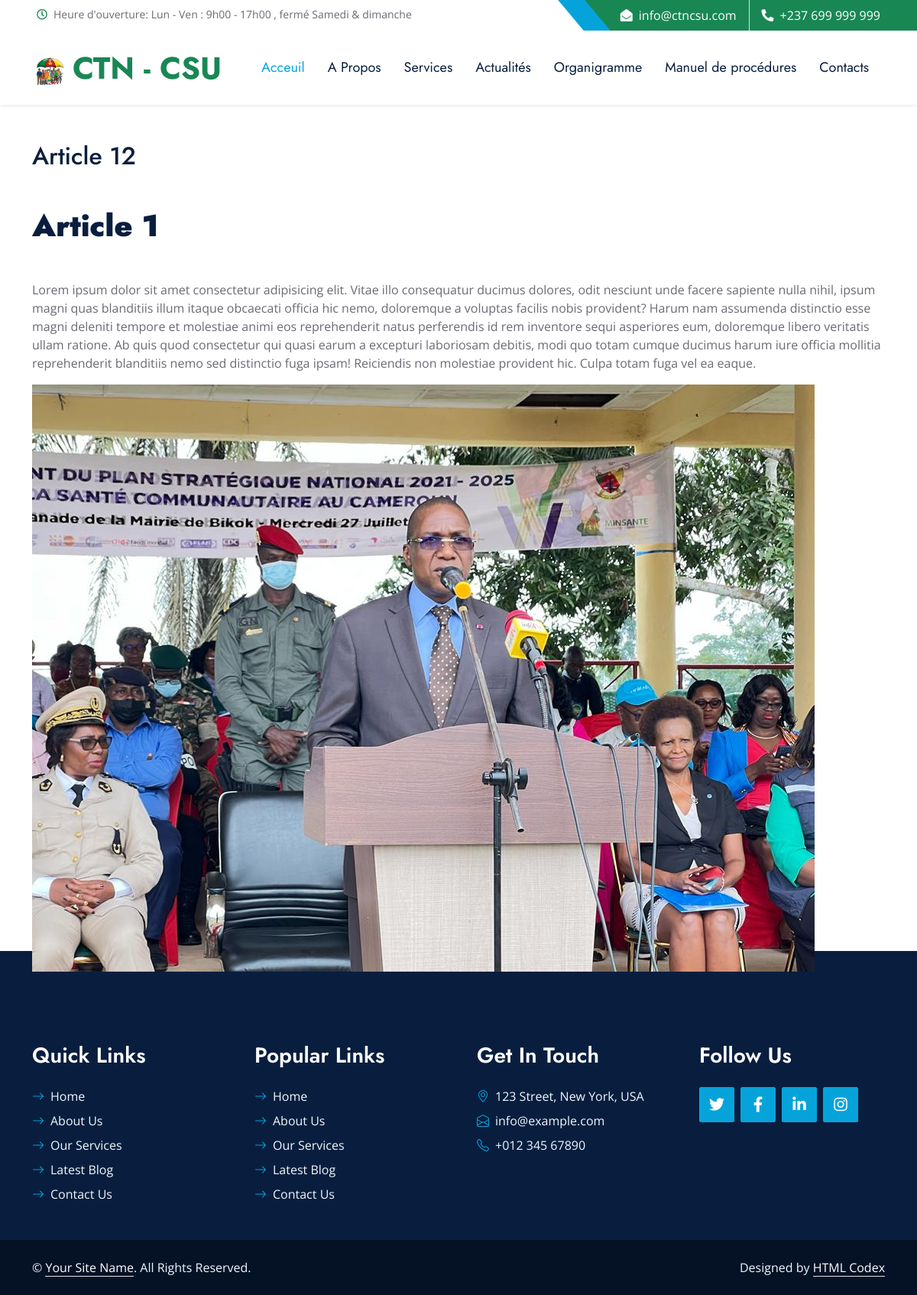
The page /article-12/ on the database its author committed.
### app/models.py (models this page shows, shortened)
class Article(models.Model):
    Titre  = models.CharField( max_length=255)
    Banniere = models.ImageField("Banière", upload_to='Banieres')
    contetu = RichTextUploadingField()
    created_date = models.DateField(auto_now_add=True)
    slug = models.SlugField(blank=True, unique = True)

### app/views.py (the view)
# urls.py: path("<slug:article_slug>/", article_details, name="article_details"),
def article_details(request, article_slug):
    context = {}
    article = get_object_or_404(Article, slug = article_slug)
    context['article'] = article
    return render(request,'website/article_details.html', context)

### templates/website/article_details.html (shortened to what this page needs)
{% extends 'website/layouts/base.html' %}
{% load static %}
{% block content %}
    <div class="container my-5">
        <div class="h2"> {{article.Titre}} </div>
        <div class="content my-5">
            {{article.contetu | safe}}
        </div>
    </div>
{% endblock content %}

### static/website/css/style.css (style rules this page uses)
:root { --primary: #06A3DA; --secondary: #F57E57; --light: #EEF9FF; --dark: #091E3E; }
h1, h2, .font-weight-bold { font-weight: 700 !important; }

### rows shown on the page
Article: Titre "Article 12", contetu "Article 1 Lorem ipsum dolor sit amet consectetur adipisicing elit. Vitae illo consequatur ducimus dolores, odit nesciunt unde facere sapiente nulla nihil, ipsum magni quas blanditiis illum itaque obcaecati officia hic nemo, doloremque a voluptas facilis nobis provident? Harum nam assumenda distinctio esse magni deleniti tempore et molestiae animi eos reprehenderit natus perferendis id rem inventore sequi asperiores eum, doloremque libero veritatis ullam ratione. Ab quis quod consectetur qui quasi earum a excepturi laboriosam debitis, modi quo totam cumque ducimus harum iure officia mollitia reprehenderit blanditiis nemo sed distinctio fuga ipsam! Reiciendis non molestiae provident hic.…", contetu (picture)
